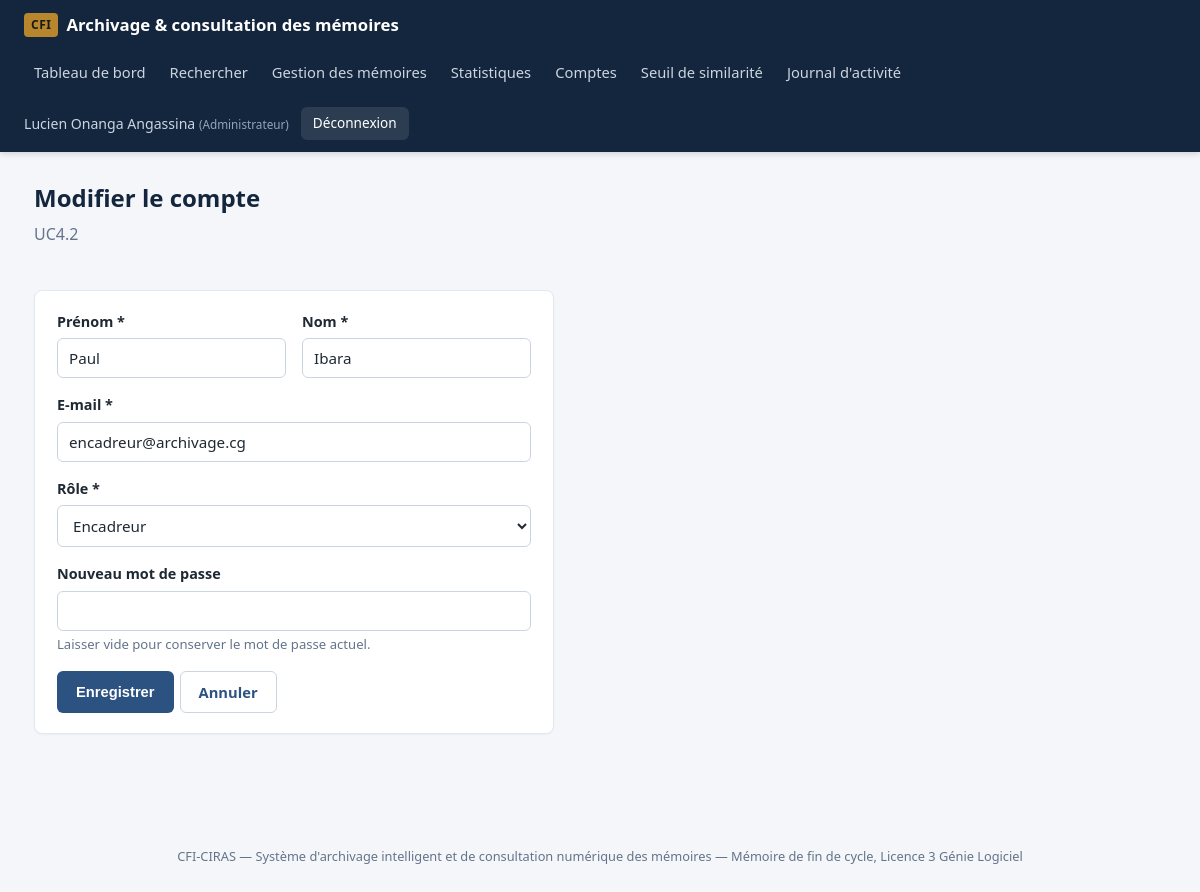
Screenshot of /comptes/modifier.php?id=3 (signed in) with the database file from the repository.
### tables this page shows
CREATE TABLE utilisateur (
    id_utilisateur INT AUTO_INCREMENT PRIMARY KEY,
    nom VARCHAR(100) NOT NULL,
    prenom VARCHAR(100) NOT NULL,
    email VARCHAR(150) UNIQUE NOT NULL,
    mot_de_passe VARCHAR(255) NOT NULL,
    role ENUM('ETUDIANT', 'ENCADREUR', 'GESTIONNAIRE', 'ADMINISTRATEUR') NOT NULL,
    actif BOOLEAN NOT NULL DEFAULT TRUE,
    date_creation DATETIME NOT NULL DEFAULT CURRENT_TIMESTAMP
);

### includes/functions.php (called while the page is built, shortened)
<?php
function e(?string $valeur): string
{
    return htmlspecialchars($valeur ?? '', ENT_QUOTES, 'UTF-8');
}
function libelle_role(string $role): string
{
    $libelles = [
        'ETUDIANT' => 'Étudiant',
        'ENCADREUR' => 'Encadreur',
        'GESTIONNAIRE' => 'Gestionnaire des archives',
        'ADMINISTRATEUR' => 'Administrateur',
    ];
    return $libelles[$role] ?? $role;
}

### comptes/modifier.php (the view, shortened to what this page needs)
<?php
require_once __DIR__ . '/../config.php';
require_once __DIR__ . '/../includes/functions.php';
$idCible = (int) ($_GET['id'] ?? $_POST['id'] ?? 0);
$roles = ['ETUDIANT', 'ENCADREUR', 'GESTIONNAIRE', 'ADMINISTRATEUR'];
$stmt = $pdo->prepare("SELECT * FROM utilisateur WHERE id_utilisateur = :id");
$stmt->execute([':id' => $idCible]);
$compte = $stmt->fetch();
require __DIR__ . '/../includes/header.php';
?>
<div class="page-header"><div>
    <h1>Modifier le compte</h1>
    <p class="sous-titre">UC4.2</p>
</div></div>
<div class="carte" style="max-width:520px">
    <form method="post">
        <div class="ligne-champs">
            <div class="champ">
                <label for="prenom">Prénom *</label>
                <input type="text" id="prenom" name="prenom" required value="<?= e($compte['prenom']) ?>">
            </div>
            <div class="champ">
                <label for="nom">Nom *</label>
                <input type="text" id="nom" name="nom" required value="<?= e($compte['nom']) ?>">
            </div>
        </div>
        <div class="champ">
            <label for="email">E-mail *</label>
            <input type="email" id="email" name="email" required value="<?= e($compte['email']) ?>">
        </div>
        <div class="champ">
            <label for="role">Rôle *</label>
            <select id="role" name="role" required>
                <?php foreach ($roles as $r): ?>
                    <option value="<?= $r ?>" <?= $compte['role'] === $r ? 'selected' : '' ?>><?= e(libelle_role($r)) ?></option>
                <?php endforeach; ?>
            </select>
        </div>
        <div class="champ">
            <label for="mot_de_passe">Nouveau mot de passe</label>
            <input type="text" id="mot_de_passe" name="mot_de_passe" minlength="8">
            <p class="aide">Laisser vide pour conserver le mot de passe actuel.</p>
        </div>
        <div class="actions-ligne">
            <button type="submit" class="btn">Enregistrer</button>
            <a class="btn btn-secondaire" href="<?= BASE_URL ?>/comptes/liste.php">Annuler</a>
        </div>
    </form>
</div>
<?php require __DIR__ . '/../includes/footer.php'; ?>

### assets/css/style.css (style rules this page uses)
:root { --bleu: #1e3a5f; --bleu-clair: #2c5282; --bleu-fonce: #14263d; --or: #b8862c; --fond: #f4f6f9; --carte: #ffffff; --texte: #1f2933; --texte-clair: #64748b; --bordure: #e2e8f0; --vert: #1c7c3f; --rouge: #b3261e; --orange: #b7791f; --gris: #6b7280; --radius: 8px; }
* { box-sizing: border-box; }
body { margin: 0; font-family: "Segoe UI", Roboto, Arial, sans-serif; background: var(--fond); color: var(--texte); line-height: 1.5; }
a { color: var(--bleu-clair); text-decoration: none; }
h1 { font-size: 1.5rem; margin: 0 0 6px; color: var(--bleu-fonce); }
.sous-titre { color: var(--texte-clair); margin: 0 0 24px; }
.page-header { display: flex; justify-content: space-between; align-items: flex-end; flex-wrap: wrap; gap: 12px; margin-bottom: 20px; }
.carte { background: var(--carte); border: 1px solid var(--bordure); border-radius: var(--radius); padding: 20px 22px; margin-bottom: 20px; box-shadow: 0 1px 2px rgba(0,0,0,.03); }
form .champ { margin-bottom: 16px; }
label { display: block; font-weight: 600; margin-bottom: 6px; font-size: .9rem; }
input[type=text], input[type=email], input[type=password], input[type=number], input[type=file], input[type=date], select, textarea { width: 100%; padding: 9px 11px; border: 1px solid #cbd5e1; border-radius: 6px; font-size: .95rem; font-family: inherit; background: #fff; color: var(--texte); }
.aide { color: var(--texte-clair); font-size: .82rem; margin-top: 4px; }
.ligne-champs { display: grid; grid-template-columns: repeat(auto-fit, minmax(180px,1fr)); gap: 16px; }
.btn { display: inline-block; padding: 9px 18px; border-radius: 6px; border: 1px solid transparent; background: var(--bleu-clair); color: #fff; font-size: .92rem; font-weight: 600; cursor: pointer; }
.btn-secondaire { background: #fff; color: var(--bleu-clair); border-color: #cbd5e1; }
.actions-ligne { display: flex; gap: 6px; flex-wrap: wrap; }

### rows the page displays
utilisateur: prenom "Paul", nom "Ibara", email "encadreur@archivage.cg"

### other values shown
$u['prenom'] . ' ' . $u['nom'] "Lucien Onanga Angassina"
libelle_role($u['role']) "Administrateur"
form field role "Encadreur"
